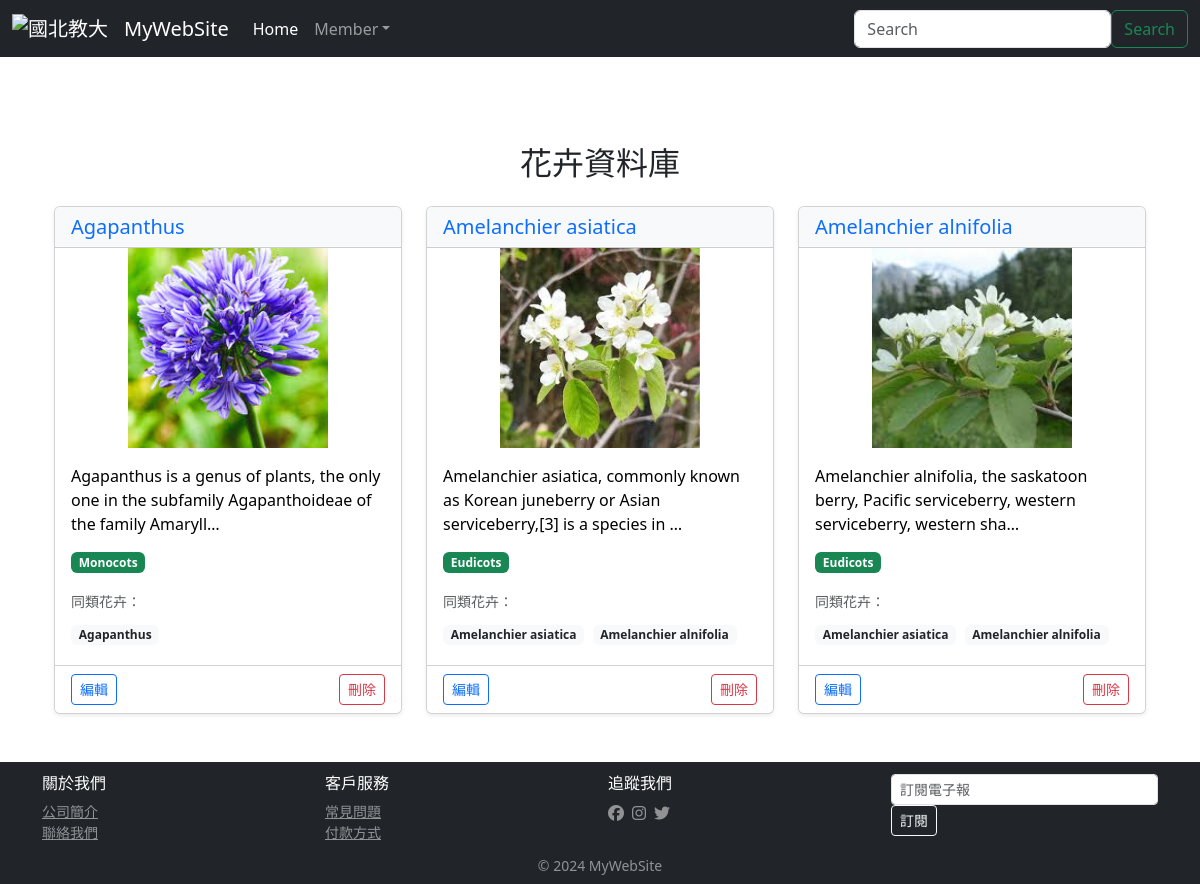
The page /flower/ on the database its author committed.
### flower/models.py (models this page shows, shortened)
class Flower(models.Model):
    title = models.CharField(max_length=255, default="")
    description = models.TextField(default="")
    slug = models.SlugField(blank=True, default="")
    category = models.ForeignKey(Category, null=True, on_delete=models.PROTECT)
    tags = models.ManyToManyField(Tag)
    image = models.ImageField(upload_to="flower/", null=True, blank=True)
    def __str__(self):
        return self.title

class Category(models.Model):
    title = models.CharField(max_length=255, default="")
    def __str__(self):
        return self.title

### flower/views.py (the view)
# urls.py: path('flower/', fViews.flower),
def flower(request):
    q = request.GET.get('q', None)
    flower = ''
    if q is None or q is "":
        flower = Flower.objects.all()
    elif q is not None:
        flower = Flower.objects.filter(title__contains=q)
    return render(request, 'flower/flower.html', {'flower': flower })

### templates/flower/flower.html (shortened to what this page needs)
{% extends "base.html" %}
{% block content %}
<div class="container py-5">
    <h2 class="text-center mb-4">花卉資料庫</h2>
    <div class="row row-cols-1 row-cols-md-2 row-cols-lg-3 g-4">
        {% for flower in flower %}
        <div class="col">
            <div class="card h-100 shadow-sm">
                <div class="card-header bg-light">
                    <h5 class="card-title mb-0"><a href="{% url 'detail' flower.slug %}" class="text-decoration-none">{{ flower.title }}</a></h5>
                </div>
                <div class="text-center">
                    {% if flower.image %}
                    <a href="{% url 'detail' flower.slug %}" class="text-decoration-none"><img src="{{ flower.image.url }}" class="img-fluid" alt="{{ flower.title }}" style="height: 200px; width: 200px; object-fit: cover;"></a>
                    {% else %}
                    <div class="bg-light text-center py-5 my-2">
                        <span class="text-muted">無圖片</span>
                    </div>
                    {% endif %}
                </div>
                <div class="card-body">
                    <p class="card-text"><font color="black">{{ flower.description | truncatechars:100 }}</font></p>
                    <div class="d-flex align-items-center mb-2">
                        <span class="badge bg-success me-2">{{ flower.category }}</span>
                    </div>
                    <div class="mt-3">
                        <small class="text-muted">同類花卉：</small>
                        <div class="mt-2">
                            {% for c_flower in flower.category.flower_set.all %}
                            <a href="{% url 'detail' c_flower.slug %}" class="badge bg-light text-dark text-decoration-none me-1 mb-1">{{ c_flower }}</a>
                            {% endfor %}
                        </div>
                    </div>
                </div>
                <div class="card-footer bg-white">
                    <div class="d-flex justify-content-between">
                        <a href="/admin/flower/flower/{{ flower.id }}/change/" class="btn btn-sm btn-outline-primary">編輯</a>
                        <a href="/admin/flower/flower/{{ flower.id }}/delete/" class="btn btn-sm btn-outline-danger">刪除</a>
                    </div>
                </div>
            </div>
        </div>
        {% endfor %}
    </div>
</div>
{% endblock %}

### templates/base.html (shortened to what this page needs)
<!DOCTYPE html>
<html>
    <head>
        {% load static %}
        <link href="{% static 'css/style.css' %}" rel="stylesheet" type="text/css">
        <link href="https://cdn.jsdelivr.net/npm/bootstrap@5.3.3/dist/css/bootstrap.min.css" rel="stylesheet" integrity="sha384-
QWTKZyjpPEjISv5WaRU9OFeRpok6YctnYmDr5pNlyT2bRjXh0JMhjY6hW+ALEwIH">
        <link rel="stylesheet" href="https://cdnjs.cloudflare.com/ajax/libs/font-awesome/6.5.1/css/all.min.css">
    </head>
    <body class="d-flex flex-column min-vh-100">
        <nav class="navbar navbar-expand-md navbar-dark bg-dark fixed-top">
            <div class="container-fluid">
                <a class="navbar-brand">
                    <img src="https://www.ntue.edu.tw/var/file/0/1000/img/368/footlogo.png" width="30" height="30" class="dinline-block align-text-top" alt="國北教大">
                </a>
                <a class="navbar-brand" href="/">MyWebSite</a>
                <div class="collapse navbar-collapse" id="navbarsExampleDefault">
                    <ul class="navbar-nav me-auto mb-2 mb-md-0">
                        <li class="nav-item">
                            <a class="nav-link active" aria-current="page" href="/">Home</a>
                        </li>
                        {% if request.user.is_authenticated %}
                        {% if request.user.username == 'admin' %}
                        <li class="nav-item dropdown">
                            <a class="nav-link dropdown-toggle" href="#" role="button" data-bs-toggle="dropdown" aria-expanded="false">Admin</a>
                            <ul class="dropdown-menu">
                                <li><a class="dropdown-item" href="/user_admin/users/">User List</a></li>
                                <li><a class="dropdown-item" href="/user_admin/users/add/">Add User</a></li>
                                <li><hr class="dropdown-divider"></li>
                                <li><a class="dropdown-item" href="/user_admin/users/manage/">Manage Users</a></li>
                            </ul>
                        </li>
                        {% endif %}
                        <li class="nav-item dropdown">
                            <a class="nav-link dropdown-toggle" href="#" role="button" data-bs-toggle="dropdown" aria-expanded="false">Student</a>
                            <ul class="dropdown-menu">
                                <li><a class="dropdown-item" href="/students/index/">Student List</a></li>
                                <li><a class="dropdown-item" href="/students/stdSearch/">Search Student</a></li>
                                <li><hr class="dropdown-divider"></li>
                                <li><a class="dropdown-item" href="/students/stdFormModel/">Add Student (Model)</a></li>
                                <li><a class="dropdown-item" href="/students/stdForm/">Add Student</a></li>
                            </ul>
                        </li>
                        <li class="nav-item dropdown">
                            <a class="nav-link dropdown-toggle" href="#" role="button" data-bs-toggle="dropdown" aria-expanded="false">Member</a>
                            <ul class="dropdown-menu">
                                <li><a class="dropdown-item" href="/cookiessessions/login/">My Account</a></li>
                                <li><a class="dropdown-item" href="/cookiessessions/logout/">Logout</a></li>
                            </ul>
                        </li>
                        <li class="nav-item dropdown">
                            <a class="nav-link dropdown-toggle" href="#" role="button" data-bs-toggle="dropdown" aria-expanded="false">Flower</a>
                            <ul class="dropdown-menu">
                                <li><a class="dropdown-item" href="/flower/">Flower List</a></li>
                            </ul>
                        </li>
                        {% else %}
                        <li class="nav-item dropdown">
                            <a class="nav-link dropdown-toggle" href="#" role="button" data-bs-toggle="dropdown" aria-expanded="false">Member</a>
                        </li>
                        {% endif %}
                    </ul>
                    <form action="/flower/" method="get" class="d-flex">
                        <input type="text" class="form-control mr-sm-2" placeholder="Search" id="q" name="q" \
                        value="{{ request.GET.q}}" aria-label="Search">
                        <button class="btn btn-outline-success " type="submit">Search</button>
                    </form>
                </div>
            </div>
        </nav>
        <br>
        <br>
        <br>
        <main class="container flex-grow-1">
            <div id="content">
                {% block content %}{% endblock %}
            </div>
        </main>
        <footer class="footer mt-auto py-2 bg-dark text-white">
            <div class="container">
                <div class="row row-cols-1 row-cols-sm-2 row-cols-md-4 g-3 py-1">
                    <div class="col">
                        <h6>關於我們</h6>
                        <ul class="list-unstyled small mb-0">
                            <li><a href="#" class="text-white-50">公司簡介</a></li>
                            <li><a href="#" class="text-white-50">聯絡我們</a></li>
                        </ul>
                    </div>
                    <div class="col">
                        <h6>客戶服務</h6>
                        <ul class="list-unstyled small mb-0">
                            <li><a href="#" class="text-white-50">常見問題</a></li>
                            <li><a href="#" class="text-white-50">付款方式</a></li>
                        </ul>
                    </div>
                    <div class="col">
                        <h6>追蹤我們</h6>
                        <div class="d-flex gap-2">
                            <a href="#" class="text-white-50"><i class="fab fa-facebook"></i></a>
                            <a href="#" class="text-white-50"><i class="fab fa-instagram"></i></a>
                            <a href="#" class="text-white-50"><i class="fab fa-twitter"></i></a>
                        </div>
                    </div>
                    <div class="col">
                        <div class="input-group input-group-sm">
                            <input type="email" class="form-control form-control-sm" placeholder="訂閱電子報">
                        </div>
                        <button class="btn btn-sm btn-outline-light" type="button">訂閱</button>
                    </div>
                </div>
            </div>
            <div class="text-center mt-2">
                <p class="small text-white-50 mb-0">&copy; 2024 MyWebSite</p>
            </div>
        </footer>
    </body>
</html>

### static/css/style.css (style rules this page uses)
html, body { margin: 0; padding: 0; height: 100%; border: none; }
body { margin-left: 0px; margin-top: 0px; margin-right: 0px; margin-bottom: 0px; background-image: url(images/bg.gif); }
form { margin: 0px; }

### rows shown on the page
Flower: title "Agapanthus", image (picture), description "Agapanthus is a genus of plants, the only one in the subfamily Agapanthoideae of the family Amaryll…", category "Monocots"
Flower: title "Amelanchier asiatica", image (picture), description "Amelanchier asiatica, commonly known as Korean juneberry or Asian serviceberry,[3] is a species in …", category "Eudicots"
Flower: title "Amelanchier alnifolia", image (picture), description "Amelanchier alnifolia, the saskatoon berry, Pacific serviceberry, western serviceberry, western sha…", category "Eudicots"
